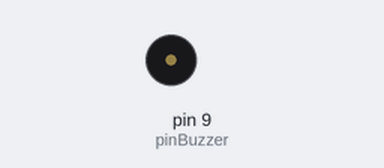
A sketch run on a simulated Arduino Uno, built with avr-gcc and run on an emulated ATmega328P. Parts: buzzer (waves = sounding).

Above: at 1.0 s.
At 8.95 s:
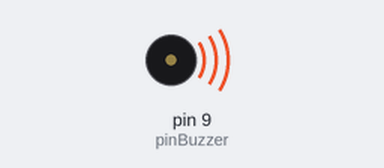
Timing chart, 0 to 9.2 s (numbered marks = the images above):
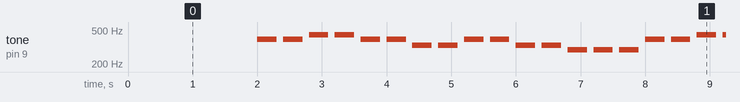

Measured:
- by itself, tone on pin 9 (pinBuzzer): plays 392 Hz for 0.30 s, 392 Hz for 0.30 s, 440 Hz for 0.30 s, 440 Hz for 0.30 s, 392 Hz for 0.30 s, 392 Hz for 0.30 s … (275 notes in this stretch)

The sketch:

sketch_buzzer_music.ino
```cpp
/*
 *
 * 도 262
 * 레 294
 * 미 330
 * 파 349
 * 솔 392
 * 라 440
 * 시 494
 * 도 523
 */

int pinBuzzer = 9;

int nTone[] = {262, 294, 330, 349, 392, 440, 494, 523 };
int nMusic[] = {4, 4, 5, 5, 4, 4, 2, 2, 4, 4, 2, 2, 1, 1, 1, 4, 4, 5, 5, 4, 4, 2, 2, 4, 2, 1, 2, 0, 0, 0};
int sizeMusic = sizeof(nMusic) / sizeof(int);

void setup() {
  // put your setup code here, to run once:

}

void loop() {
  // put your main code here, to run repeatedly:

    delay(2000);
    for (int i=0; i<sizeMusic; i++) {
      tone(pinBuzzer, nTone[nMusic[i]]);
      delay(300);
      noTone(pinBuzzer);
      delay(100);
    }
    noTone(pinBuzzer);
 }
```
